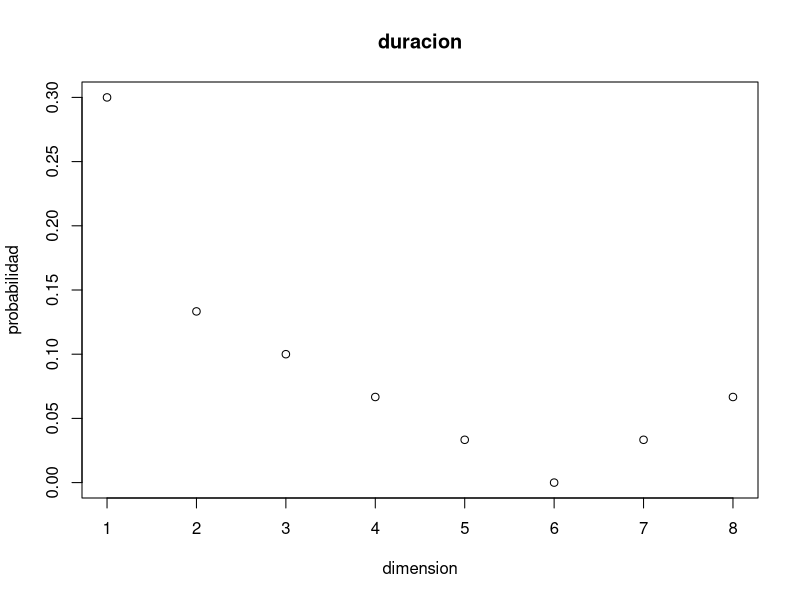

Here is the R script that generated this plot:
data<- data.frame()
d<-0
  for (dimension in 1:8){
    d<-0
    probabilidad <- 0
     for(replicas in 1:10){
      pos <- rep(0, dimension)
      for(duracion in 1:2**7){
        cambiar <- sample(1:dimension, 1)
        cambio <- 1
        if (runif(1) < 0.5) {
          cambio <- -1
        }
        pos[cambiar] <- pos[cambiar] + cambio
        #print(pos)
        if(all(pos==0)){
          d=d+1
        break()
      }
      }
     }
    probabilidad<-d/30
    data <- rbind(data, probabilidad)
  }
png("sinnombre7.png")
  plot(data.matrix(data), xlab="dimension", ylab="probabilidad", main="duracion")
